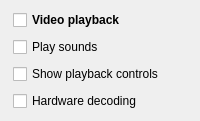
                <widget class="QWidget" name="videoPlaybackGroup" native="true">
                 <property name="accessibleName">
                  <string notr="true">SGroup</string>
                 </property>
                 <layout class="QVBoxLayout" name="verticalLayout_9">
                  <property name="spacing">
                   <number>7</number>
                  </property>
                  <property name="leftMargin">
                   <number>13</number>
                  </property>
                  <property name="topMargin">
                   <number>10</number>
                  </property>
                  <property name="rightMargin">
                   <number>13</number>
                  </property>
                  <property name="bottomMargin">
                   <number>10</number>
                  </property>
                  <item>
                   <layout class="QHBoxLayout" name="horizontalLayout_4">
                    <property name="leftMargin">
                     <number>0</number>
                    </property>
                    <property name="topMargin">
                     <number>0</number>
                    </property>
                    <property name="rightMargin">
                     <number>0</number>
                    </property>
                    <property name="bottomMargin">
                     <number>0</number>
                    </property>
                    <item>
                     <widget class="QCheckBox" name="videoPlaybackCheckBox">
                      <property name="font">
                       <font>
                        <bold>true</bold>
                       </font>
                      </property>
                      <property name="text">
                       <string>Video playback</string>
                      </property>
                     </widget>
                    </item>
                   </layout>
                  </item>
                  <item>
                   <widget class="QWidget" name="videoPlaybackGroupContents" native="true">
                    <layout class="QVBoxLayout" name="verticalLayout_10">
                     <property name="spacing">
                      <number>7</number>
                     </property>
                     <property name="leftMargin">
                      <number>0</number>
                     </property>
                     <property name="topMargin">
                      <number>0</number>
                     </property>
                     <property name="rightMargin">
                      <number>0</number>
                     </property>
                     <property name="bottomMargin">
                      <number>0</number>
                     </property>
                     <item>
                      <widget class="QCheckBox" name="playSoundsCheckBox">
                       <property name="enabled">
                        <bool>true</bool>
                       </property>
                       <property name="sizePolicy">
                        <sizepolicy hsizetype="Minimum" vsizetype="Preferred">
                         <horstretch>0</horstretch>
                         <verstretch>0</verstretch>
                        </sizepolicy>
                       </property>
                       <property name="minimumSize">
                        <size>
                         <width>0</width>
                         <height>0</height>
                        </size>
                       </property>
                       <property name="text">
                        <string>Play sounds</string>
                       </property>
                      </widget>
                     </item>
                     <item>
                      <widget class="QCheckBox" name="showControlsCheckBox">
                       <property name="enabled">
                        <bool>true</bool>
                       </property>
                       <property name="sizePolicy">
                        <sizepolicy hsizetype="Minimum" vsizetype="Preferred">
                         <horstretch>0</horstretch>
                         <verstretch>0</verstretch>
                        </sizepolicy>
                       </property>
                       <property name="minimumSize">
                        <size>
                         <width>0</width>
                         <height>0</height>
                        </size>
                       </property>
                       <property name="text">
                        <string>Show playback controls</string>
                       </property>
                      </widget>
                     </item>
                     <item>
                      <widget class="QCheckBox" name="hardwareDecodingCheckBox">
                       <property name="toolTip">
                        <string>Uses the GPU to decode video, which lowers CPU use. Turn it off again if videos (e.g. WebM) freeze the app or show no picture</string>
                       </property>
                       <property name="text">
                        <string>Hardware decoding</string>
                       </property>
                      </widget>
                     </item>
                    </layout>
                   </widget>
                  </item>
                 </layout>
                </widget>
